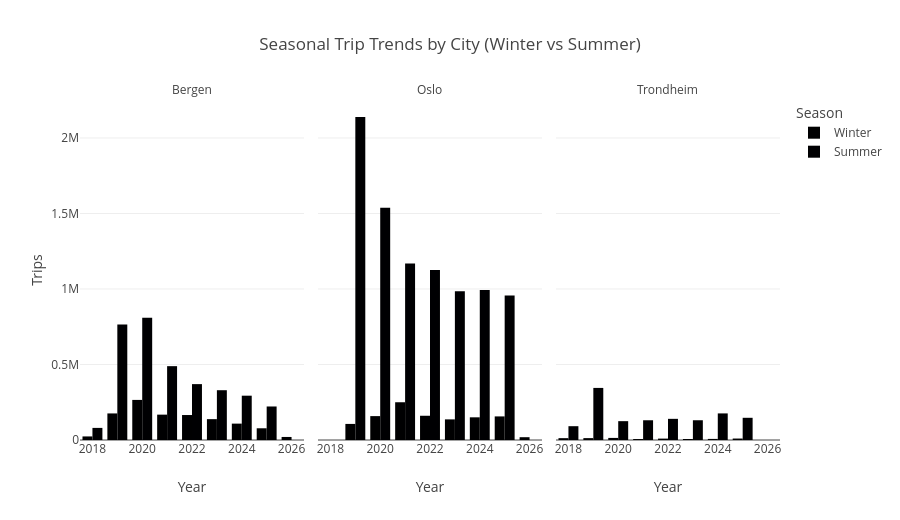

Here is the notebook cell this chart was saved with:
### Code cell
fig = px.bar(
    agg,
    x="year",
    y="trips",
    color="season",
    barmode="group",
    facet_col="city_name",
    category_orders={"season": ["Winter", "Summer"]},
    title="Seasonal Trip Trends by City (Winter vs Summer)",
    labels={"trips": "Trips", "year": "Year", "city_name": "City"},
)
fig.update_layout(height=520, legend_title_text="Season")
fig.for_each_annotation(lambda a: a.update(text=a.text.split("=")[-1]))
fig.show()

### Figure 1 — Plotly figure (JSON) as saved in the notebook; plotly's stock layout.template omitted (floating-point values rounded to 4 significant figures)
{"data": [{"alignmentgroup": "True", "hovertemplate": "season=Winter<br>City=Bergen<br>Year=%{x}<br>Trips=%{y}<extra></extra>", "legendgroup": "Winter", "marker": {"color": "#000001", "pattern": {"shape": ""}}, "name": "Winter", "offsetgroup": "Winter", "orientation": "v", "showlegend": true, "textposition": "auto", "type": "bar", "x": [2018, 2019, 2020, 2021, 2022, 2023, 2024, 2025, 2026], "xaxis": "x", "y": [23611, 175918, 265487, 167923, 165313, 138146, 108474, 77578, 20156], "yaxis": "y"}, {"alignmentgroup": "True", "hovertemplate": "season=Winter<br>City=Oslo<br>Year=%{x}<br>Trips=%{y}<extra></extra>", "legendgroup": "Winter", "marker": {"color": "#000001", "pattern": {"shape": ""}}, "name": "Winter", "offsetgroup": "Winter", "orientation": "v", "showlegend": false, "textposition": "auto", "type": "bar", "x": [2019, 2020, 2021, 2022, 2023, 2024, 2025, 2026], "xaxis": "x2", "y": [106474, 158184, 249991, 160537, 136532, 150180, 156172, 18557], "yaxis": "y2"}, {"alignmentgroup": "True", "hovertemplate": "season=Winter<br>City=Trondheim<br>Year=%{x}<br>Trips=%{y}<extra></extra>", "legendgroup": "Winter", "marker": {"color": "#000001", "pattern": {"shape": ""}}, "name": "Winter", "offsetgroup": "Winter", "orientation": "v", "showlegend": false, "textposition": "auto", "type": "bar", "x": [2018, 2019, 2020, 2021, 2022, 2023, 2024, 2025], "xaxis": "x3", "y": [12175, 12505, 13785, 6397, 9226, 6759, 7213, 9695], "yaxis": "y3"}, {"alignmentgroup": "True", "hovertemplate": "season=Summer<br>City=Bergen<br>Year=%{x}<br>Trips=%{y}<extra></extra>", "legendgroup": "Summer", "marker": {"color": "#000002", "pattern": {"shape": ""}}, "name": "Summer", "offsetgroup": "Summer", "orientation": "v", "showlegend": true, "textposition": "auto", "type": "bar", "x": [2018, 2019, 2020, 2021, 2022, 2023, 2024, 2025], "xaxis": "x", "y": [80133, 764086, 809103, 488960, 370003, 329715, 293377, 221986], "yaxis": "y"}, {"alignmentgroup": "True", "hovertemplate": "season=Summer<br>City=Oslo<br>Year=%{x}<br>Trips=%{y}<extra></extra>", "legendgroup": "Summer", "marker": {"color": "#000002", "pattern": {"shape": ""}}, "name": "Summer", "offsetgroup": "Summer", "orientation": "v", "showlegend": false, "textposition": "auto", "type": "bar", "x": [2019, 2020, 2021, 2022, 2023, 2024, 2025], "xaxis": "x2", "y": [2138773, 1537870, 1169293, 1125621, 985128, 993199, 957132], "yaxis": "y2"}, {"alignmentgroup": "True", "hovertemplate": "season=Summer<br>City=Trondheim<br>Year=%{x}<br>Trips=%{y}<extra></extra>", "legendgroup": "Summer", "marker": {"color": "#000002", "pattern": {"shape": ""}}, "name": "Summer", "offsetgroup": "Summer", "orientation": "v", "showlegend": false, "textposition": "auto", "type": "bar", "x": [2018, 2019, 2020, 2021, 2022, 2023, 2024, 2025], "xaxis": "x3", "y": [91445, 344847, 124771, 130742, 140089, 130759, 176083, 146979], "yaxis": "y3"}], "layout": {"annotations": [{"font": {}, "showarrow": false, "text": "Bergen", "x": 0.16, "xanchor": "center", "xref": "paper", "y": 1, "yanchor": "bottom", "yref": "paper"}, {"font": {}, "showarrow": false, "text": "Oslo", "x": 0.5, "xanchor": "center", "xref": "paper", "y": 1, "yanchor": "bottom", "yref": "paper"}, {"font": {}, "showarrow": false, "text": "Trondheim", "x": 0.84, "xanchor": "center", "xref": "paper", "y": 1, "yanchor": "bottom", "yref": "paper"}], "barmode": "group", "height": 520, "legend": {"title": {"text": "Season"}, "tracegroupgap": 0}, "title": {"text": "Seasonal Trip Trends by City (Winter vs Summer)"}, "xaxis": {"anchor": "y", "domain": [0, 0.32], "title": {"text": "Year"}}, "xaxis2": {"anchor": "y2", "domain": [0.34, 0.66], "matches": "x", "title": {"text": "Year"}}, "xaxis3": {"anchor": "y3", "domain": [0.68, 1.0], "matches": "x", "title": {"text": "Year"}}, "yaxis": {"anchor": "x", "domain": [0, 1], "title": {"text": "Trips"}}, "yaxis2": {"anchor": "x2", "domain": [0, 1], "matches": "y", "showticklabels": false}, "yaxis3": {"anchor": "x3", "domain": [0, 1], "matches": "y", "showticklabels": false}}}
